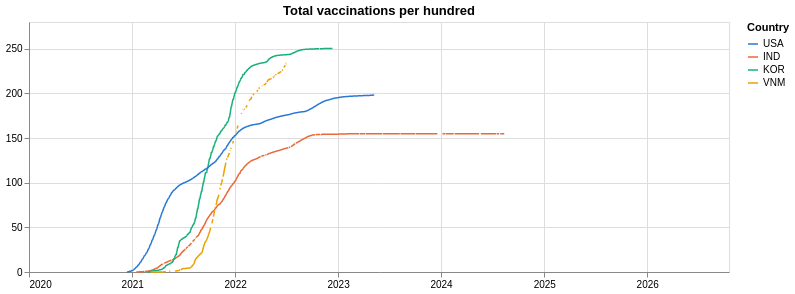

Notebook source saved alongside this figure:
### Code cell
vax_chart = alt.Chart(df_vax_chart).mark_line(strokeWidth=1.5).encode(
        x=alt.X('date:T', title=None, axis=alt.Axis(format='%Y', tickCount='year')),
        y=alt.Y('total_vaccinations_per_hundred:Q', title=None),
        color=alt.Color('code:N',
                  scale=alt.Scale(domain=list(country_colors),
                                  range=list(country_colors.values())),
                  title='Country'),
    ).properties(title='Total vaccinations per hundred', width=700, height=250)

vax_chart

### Figure 1 — Vega-Lite specification as saved in the notebook (floating-point values rounded to 4 significant figures; data arrays with more than 128 entries replaced by an {"elided": "..."} marker saying what was removed)
{"config": {"view": {"continuousWidth": 300, "continuousHeight": 300}}, "data": {"name": "data-730e63ea5beb6f5e85ffd8af35c4b744"}, "mark": {"type": "line", "strokeWidth": 1.5}, "encoding": {"color": {"field": "code", "scale": {"domain": ["USA", "IND", "KOR", "VNM"], "range": ["#2a78d6", "#eb6834", "#1baf7a", "#eda100"]}, "title": "Country", "type": "nominal"}, "x": {"axis": {"format": "%Y", "tickCount": "year"}, "field": "date", "title": null, "type": "temporal"}, "y": {"field": "total_vaccinations_per_hundred", "title": null, "type": "quantitative"}}, "height": 250, "title": "Total vaccinations per hundred", "width": 700, "$schema": "https://vega.github.io/schema/vega-lite/v5.20.1.json", "datasets": {"data-730e63ea5beb6f5e85ffd8af35c4b744": {"elided": "9932 records"}}}
